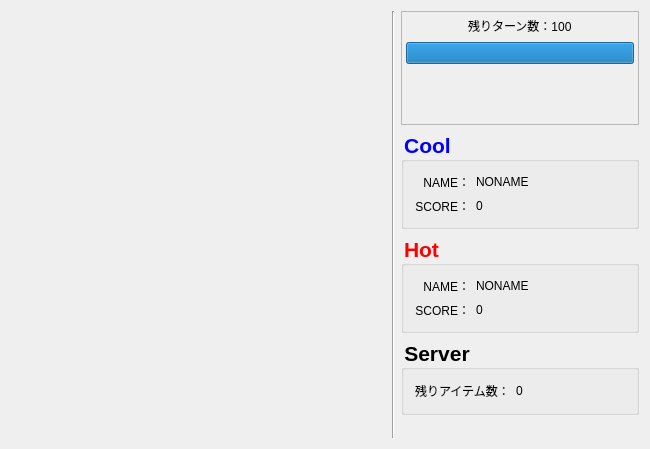
<?xml version="1.0" encoding="UTF-8"?>
<ui version="4.0">
 <class>MainWindow</class>
 <widget class="QMainWindow" name="MainWindow">
  <property name="geometry">
   <rect>
    <x>0</x>
    <y>0</y>
    <width>650</width>
    <height>449</height>
   </rect>
  </property>
  <property name="windowTitle">
   <string>MainWindow</string>
  </property>
  <widget class="QWidget" name="centralWidget">
   <layout class="QHBoxLayout" name="horizontalLayout_3">
    <item>
     <widget class="GameBoard" name="Field" native="true">
      <property name="sizePolicy">
       <sizepolicy hsizetype="Preferred" vsizetype="Preferred">
        <horstretch>0</horstretch>
        <verstretch>0</verstretch>
       </sizepolicy>
      </property>
      <property name="minimumSize">
       <size>
        <width>375</width>
        <height>425</height>
       </size>
      </property>
     </widget>
    </item>
    <item>
     <widget class="Line" name="line">
      <property name="orientation">
       <enum>Qt::Vertical</enum>
      </property>
     </widget>
    </item>
    <item>
     <layout class="QVBoxLayout" name="verticalLayout_2">
      <item>
       <widget class="QFrame" name="frame">
        <property name="sizePolicy">
         <sizepolicy hsizetype="Preferred" vsizetype="Fixed">
          <horstretch>0</horstretch>
          <verstretch>0</verstretch>
         </sizepolicy>
        </property>
        <property name="maximumSize">
         <size>
          <width>400</width>
          <height>16777215</height>
         </size>
        </property>
        <property name="frameShape">
         <enum>QFrame::StyledPanel</enum>
        </property>
        <property name="frameShadow">
         <enum>QFrame::Raised</enum>
        </property>
        <layout class="QVBoxLayout" name="verticalLayout">
         <property name="leftMargin">
          <number>4</number>
         </property>
         <property name="topMargin">
          <number>4</number>
         </property>
         <property name="rightMargin">
          <number>4</number>
         </property>
         <property name="bottomMargin">
          <number>4</number>
         </property>
         <item>
          <layout class="QHBoxLayout" name="horizontalLayout">
           <property name="spacing">
            <number>0</number>
           </property>
           <property name="leftMargin">
            <number>0</number>
           </property>
           <item>
            <spacer name="horizontalSpacer">
             <property name="sizePolicy">
              <sizepolicy hsizetype="Minimum" vsizetype="Minimum">
               <horstretch>0</horstretch>
               <verstretch>0</verstretch>
              </sizepolicy>
             </property>
             <property name="orientation">
              <enum>Qt::Horizontal</enum>
             </property>
             <property name="sizeHint" stdset="0">
              <size>
               <width>40</width>
               <height>20</height>
              </size>
             </property>
            </spacer>
           </item>
           <item>
            <widget class="QLabel" name="TurnLabel">
             <property name="sizePolicy">
              <sizepolicy hsizetype="Preferred" vsizetype="Fixed">
               <horstretch>0</horstretch>
               <verstretch>0</verstretch>
              </sizepolicy>
             </property>
             <property name="styleSheet">
              <string notr="true">font: 20pt &quot;.SF NS Text&quot;;</string>
             </property>
             <property name="text">
              <string>残りターン数：100</string>
             </property>
            </widget>
           </item>
           <item>
            <spacer name="horizontalSpacer_2">
             <property name="sizePolicy">
              <sizepolicy hsizetype="Minimum" vsizetype="Minimum">
               <horstretch>0</horstretch>
               <verstretch>0</verstretch>
              </sizepolicy>
             </property>
             <property name="orientation">
              <enum>Qt::Horizontal</enum>
             </property>
             <property name="sizeHint" stdset="0">
              <size>
               <width>40</width>
               <height>20</height>
              </size>
             </property>
            </spacer>
           </item>
          </layout>
         </item>
         <item>
          <widget class="QProgressBar" name="TimeBar">
           <property name="sizePolicy">
            <sizepolicy hsizetype="Preferred" vsizetype="Fixed">
             <horstretch>0</horstretch>
             <verstretch>0</verstretch>
            </sizepolicy>
           </property>
           <property name="value">
            <number>100</number>
           </property>
           <property name="textVisible">
            <bool>false</bool>
           </property>
           <property name="format">
            <string>%p%</string>
           </property>
          </widget>
         </item>
         <item>
          <layout class="QHBoxLayout" name="horizontalLayout_2">
           <item>
            <spacer name="horizontalSpacer_3">
             <property name="orientation">
              <enum>Qt::Horizontal</enum>
             </property>
             <property name="sizeHint" stdset="0">
              <size>
               <width>40</width>
               <height>20</height>
              </size>
             </property>
            </spacer>
           </item>
           <item>
            <widget class="QLabel" name="WinnerLabel">
             <property name="font">
              <font>
               <family>.SF NS Text</family>
               <pointsize>28</pointsize>
               <weight>50</weight>
               <italic>false</italic>
               <bold>false</bold>
              </font>
             </property>
             <property name="styleSheet">
              <string notr="true">font: 28pt &quot;.SF NS Text&quot;;</string>
             </property>
             <property name="text">
              <string/>
             </property>
            </widget>
           </item>
           <item>
            <spacer name="horizontalSpacer_4">
             <property name="orientation">
              <enum>Qt::Horizontal</enum>
             </property>
             <property name="sizeHint" stdset="0">
              <size>
               <width>40</width>
               <height>20</height>
              </size>
             </property>
            </spacer>
           </item>
          </layout>
         </item>
        </layout>
       </widget>
      </item>
      <item>
       <widget class="QGroupBox" name="CoolGroup">
        <property name="maximumSize">
         <size>
          <width>400</width>
          <height>16777215</height>
         </size>
        </property>
        <property name="styleSheet">
         <string notr="true">QGroupBox {
	color: rgb(0, 0, 255);
	font-size: 16pt;
	font-weight: bold;
}</string>
        </property>
        <property name="title">
         <string>Cool</string>
        </property>
        <layout class="QGridLayout" name="gridLayout_2">
         <item row="0" column="1">
          <widget class="QLabel" name="CoolNameLabel">
           <property name="styleSheet">
            <string notr="true">font: 20pt &quot;.SF NS Text&quot;;</string>
           </property>
           <property name="text">
            <string>NONAME</string>
           </property>
           <property name="textFormat">
            <enum>Qt::TextFormat::PlainText</enum>
           </property>
           <property name="scaledContents">
            <bool>false</bool>
           </property>
          </widget>
         </item>
         <item row="1" column="1">
          <widget class="QLabel" name="CoolScoreLabel">
           <property name="styleSheet">
            <string notr="true">font: 20pt &quot;.SF NS Text&quot;;</string>
           </property>
           <property name="text">
            <string>0</string>
           </property>
          </widget>
         </item>
         <item row="1" column="0">
          <widget class="QLabel" name="label_3">
           <property name="styleSheet">
            <string notr="true">font: 20pt &quot;.SF NS Text&quot;;</string>
           </property>
           <property name="text">
            <string>SCORE：</string>
           </property>
           <property name="alignment">
            <set>Qt::AlignRight|Qt::AlignTrailing|Qt::AlignVCenter</set>
           </property>
          </widget>
         </item>
         <item row="0" column="0">
          <widget class="QLabel" name="label_2">
           <property name="styleSheet">
            <string notr="true">font: 20pt &quot;.SF NS Text&quot;;</string>
           </property>
           <property name="text">
            <string>NAME：</string>
           </property>
           <property name="alignment">
            <set>Qt::AlignRight|Qt::AlignTrailing|Qt::AlignVCenter</set>
           </property>
          </widget>
         </item>
         <item row="0" column="2" rowspan="2">
          <spacer name="horizontalSpacer_6">
           <property name="orientation">
            <enum>Qt::Horizontal</enum>
           </property>
           <property name="sizeHint" stdset="0">
            <size>
             <width>40</width>
             <height>20</height>
            </size>
           </property>
          </spacer>
         </item>
        </layout>
       </widget>
      </item>
      <item>
       <widget class="QGroupBox" name="HotGroup">
        <property name="maximumSize">
         <size>
          <width>400</width>
          <height>16777215</height>
         </size>
        </property>
        <property name="styleSheet">
         <string notr="true">QGroupBox {
	color: rgb(255, 0, 0);
	font-size: 16pt;
	font-weight: bold;
}</string>
        </property>
        <property name="title">
         <string>Hot</string>
        </property>
        <layout class="QGridLayout" name="gridLayout_3">
         <item row="1" column="0">
          <widget class="QLabel" name="label_8">
           <property name="styleSheet">
            <string notr="true">font: 20pt &quot;.SF NS Text&quot;;</string>
           </property>
           <property name="text">
            <string>SCORE：</string>
           </property>
           <property name="alignment">
            <set>Qt::AlignRight|Qt::AlignTrailing|Qt::AlignVCenter</set>
           </property>
          </widget>
         </item>
         <item row="0" column="0">
          <widget class="QLabel" name="label_6">
           <property name="styleSheet">
            <string notr="true">font: 20pt &quot;.SF NS Text&quot;;</string>
           </property>
           <property name="text">
            <string>NAME：</string>
           </property>
           <property name="alignment">
            <set>Qt::AlignRight|Qt::AlignTrailing|Qt::AlignVCenter</set>
           </property>
          </widget>
         </item>
         <item row="1" column="1">
          <widget class="QLabel" name="HotScoreLabel">
           <property name="styleSheet">
            <string notr="true">font: 20pt &quot;.SF NS Text&quot;;</string>
           </property>
           <property name="text">
            <string>0</string>
           </property>
          </widget>
         </item>
         <item row="0" column="1">
          <widget class="QLabel" name="HotNameLabel">
           <property name="styleSheet">
            <string notr="true">font: 20pt &quot;.SF NS Text&quot;;</string>
           </property>
           <property name="text">
            <string>NONAME</string>
           </property>
           <property name="textFormat">
            <enum>Qt::TextFormat::PlainText</enum>
           </property>
          </widget>
         </item>
         <item row="0" column="2" rowspan="2">
          <spacer name="horizontalSpacer_7">
           <property name="orientation">
            <enum>Qt::Horizontal</enum>
           </property>
           <property name="sizeHint" stdset="0">
            <size>
             <width>40</width>
             <height>20</height>
            </size>
           </property>
          </spacer>
         </item>
        </layout>
       </widget>
      </item>
      <item>
       <widget class="QGroupBox" name="ServerGroup">
        <property name="maximumSize">
         <size>
          <width>400</width>
          <height>16777215</height>
         </size>
        </property>
        <property name="styleSheet">
         <string notr="true">QGroupBox {
	font-size: 16pt;
	font-weight: bold;
}</string>
        </property>
        <property name="title">
         <string>Server</string>
        </property>
        <layout class="QGridLayout" name="gridLayout">
         <item row="0" column="1">
          <widget class="QLabel" name="label">
           <property name="styleSheet">
            <string notr="true">font: 20pt &quot;.SF NS Text&quot;;</string>
           </property>
           <property name="text">
            <string>残りアイテム数：</string>
           </property>
          </widget>
         </item>
         <item row="0" column="2">
          <widget class="QLabel" name="ItemLeaveLabel">
           <property name="styleSheet">
            <string notr="true">font: 20pt &quot;.SF NS Text&quot;;</string>
           </property>
           <property name="text">
            <string>0</string>
           </property>
          </widget>
         </item>
         <item row="0" column="3">
          <spacer name="horizontalSpacer_5">
           <property name="orientation">
            <enum>Qt::Horizontal</enum>
           </property>
           <property name="sizeHint" stdset="0">
            <size>
             <width>40</width>
             <height>20</height>
            </size>
           </property>
          </spacer>
         </item>
        </layout>
       </widget>
      </item>
      <item>
       <spacer name="verticalSpacer">
        <property name="orientation">
         <enum>Qt::Vertical</enum>
        </property>
        <property name="sizeHint" stdset="0">
         <size>
          <width>20</width>
          <height>40</height>
         </size>
        </property>
       </spacer>
      </item>
     </layout>
    </item>
   </layout>
  </widget>
 </widget>
 <layoutdefault spacing="6" margin="11"/>
 <customwidgets>
  <customwidget>
   <class>GameBoard</class>
   <extends>QWidget</extends>
   <header>GameBoard.h</header>
   <container>1</container>
  </customwidget>
 </customwidgets>
 <resources/>
 <connections/>
</ui>
